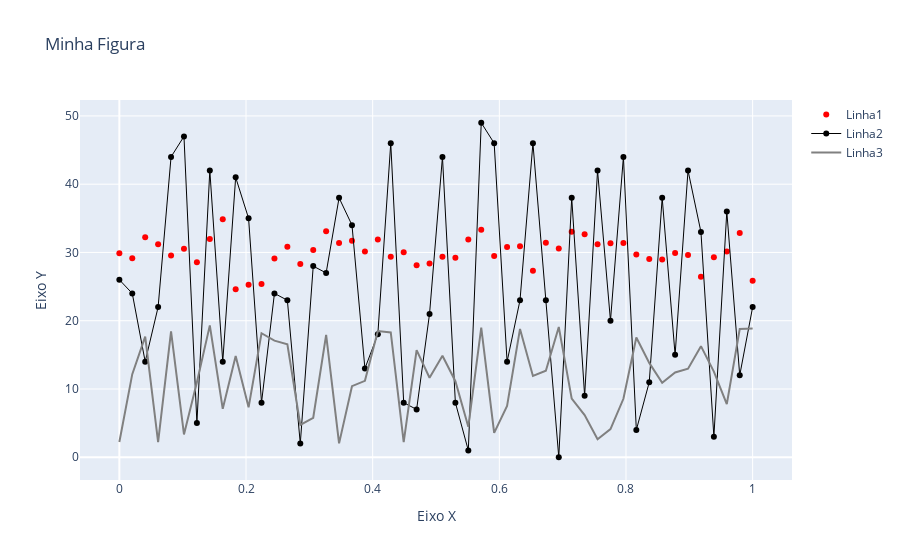

The notebook cell saved with this chart:
### Code cell
linha1=go.Scatter(x=x,y=random_y1,mode='markers',name='Linha1',line=dict(color='red',width=2))
linha2=go.Scatter(x=x,y=random_y2,mode='lines+markers',name='Linha2',line=dict(color='black',width=1))
linha3=go.Scatter(x=x,y=random_y3,mode='lines',name='Linha3',line=dict(color='gray'))
data=[linha1,linha2,linha3]
layout=go.Layout(title='Minha Figura',xaxis=dict(title='Eixo X'),yaxis=dict(title='Eixo Y'))
fig=go.Figure(data,layout)
fig.show()
